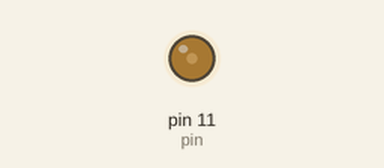
Recording of a sketch running on a simulated Arduino Uno, built with avr-gcc and run on an emulated ATmega328P. Parts: output pins drawn as LEDs (lit = HIGH). At 10.2 s the program stops and its outputs stay as they are.

Above: at 1.35 s.
At 3.55 s:
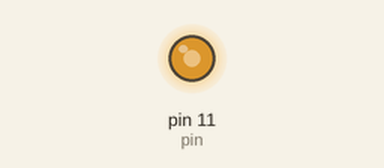
At 5.75 s:
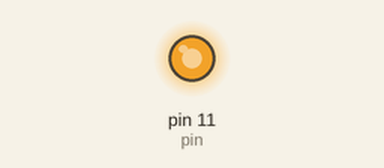
At 10.2 s:
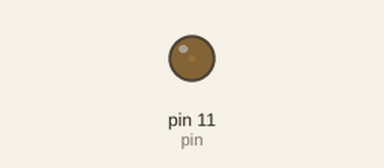
Timing chart, 0 to 11.7 s (numbered marks = the images above):
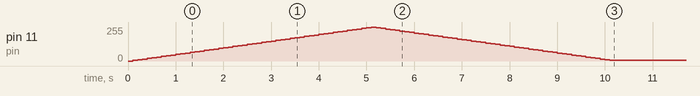

The sketch:

sketch_aug23a.ino
```cpp
// LED Brightness control using PWM

int low = 0;
int high = 255;

int pin = 11;

void setup() {
  // put your setup code here, to run once:
  pinMode(pin, OUTPUT);

}

void loop() {
  // put your main code here, to run repeatedly:
  while (low != high){
    analogWrite(pin, low);
    low += 5;
    delay(100);
  }
  while (high != 0){
    analogWrite(pin, high);
    high -= 5;
    delay(100);
  }
  exit(0);
}
```

Measured:
- by itself, pin 11 (pin): rises from 0/255 to 255/255 in 5.0 s, then falls to 5/255 in 5.0 s
